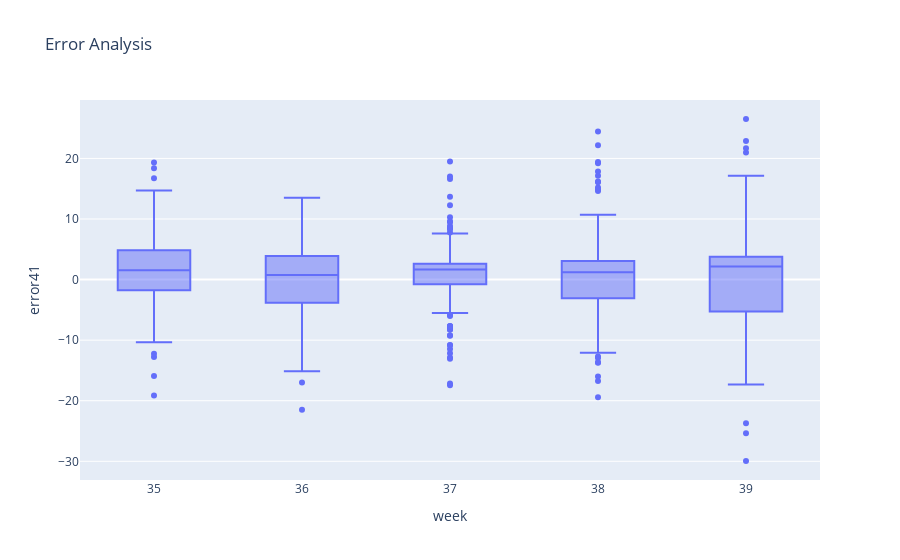

The cell this chart's notebook holds for it:
### Code cell
ex.box(df,
       x='week',
       y='error41',
       title='Error Analysis',
       hover_name='error41',
       hover_data=['error41'],
       )

### Figure 1 — Plotly figure (JSON) as saved in the notebook; plotly's stock layout.template omitted (floating-point values rounded to 4 significant figures; data arrays with more than 128 entries replaced by an {"elided": "..."} marker saying what was removed)
{"data": [{"alignmentgroup": "True", "hovertemplate": "<b>%{hovertext}</b><br><br>week=%{x}<br>error41=%{y}<extra></extra>", "hovertext": {"elided": "730 float values"}, "legendgroup": "", "marker": {"color": "#636efa"}, "name": "", "notched": false, "offsetgroup": "", "orientation": "v", "showlegend": false, "type": "box", "x": {"elided": "730 int values"}, "x0": " ", "xaxis": "x", "y": {"elided": "730 float values"}, "y0": " ", "yaxis": "y"}], "layout": {"boxmode": "group", "legend": {"tracegroupgap": 0}, "title": {"text": "Error Analysis"}, "xaxis": {"anchor": "y", "domain": [0, 1], "title": {"text": "week"}}, "yaxis": {"anchor": "x", "domain": [0, 1], "title": {"text": "error41"}}}}
